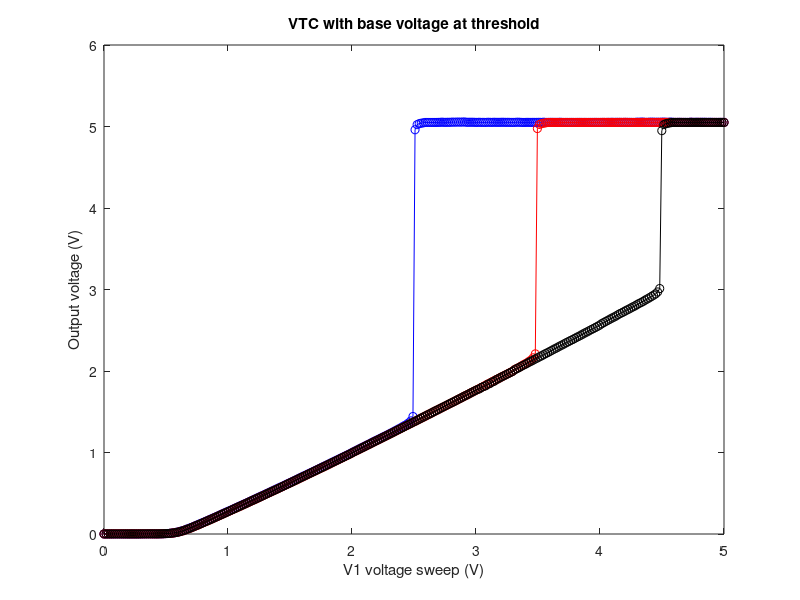
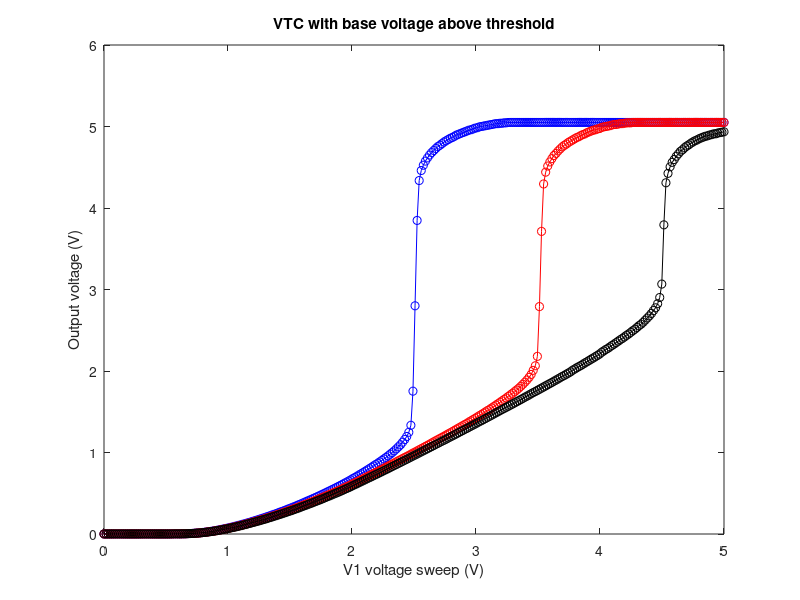

Recreate these plots in MATLAB, in order.
%In your report, include a single plot showing all of these voltage
%transfer characteristics (VTCs). Repeat this experiment for an above-threshold bias 
%current.

load exp1V1Sweep.csv
load exp1Vout_V225.csv
load exp1Vout_V225Vb15.csv
load exp1Vout_V235.csv
load exp1Vout_V235Vb15.csv
load exp1Vout_V245.csv
load exp1Vout_V245Vb15.csv

figure
plot(exp1V1Sweep, exp1Vout_V225, 'bo-')
hold on
plot(exp1V1Sweep, exp1Vout_V235, 'ro-')
hold on
plot(exp1V1Sweep, exp1Vout_V245, 'ko-')
xlabel('V1 voltage sweep (V)')
ylabel('Output voltage (V)')
title('VTC with base voltage at threshold')

figure
plot(exp1V1Sweep, exp1Vout_V225Vb15, 'bo-')
hold on
plot(exp1V1Sweep, exp1Vout_V235Vb15, 'ro-')
hold on
plot(exp1V1Sweep, exp1Vout_V245Vb15, 'ko-')
xlabel('V1 voltage sweep (V)')
ylabel('Output voltage (V)')
title('VTC with base voltage above threshold')